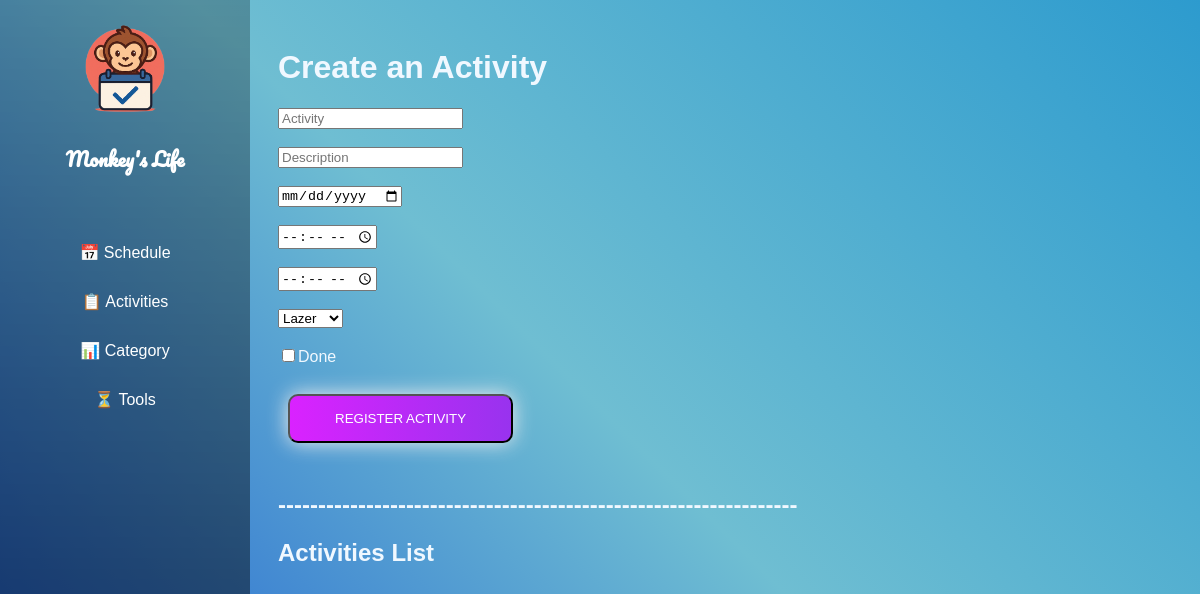
/activities/, run on an earlier commit of the app's database.
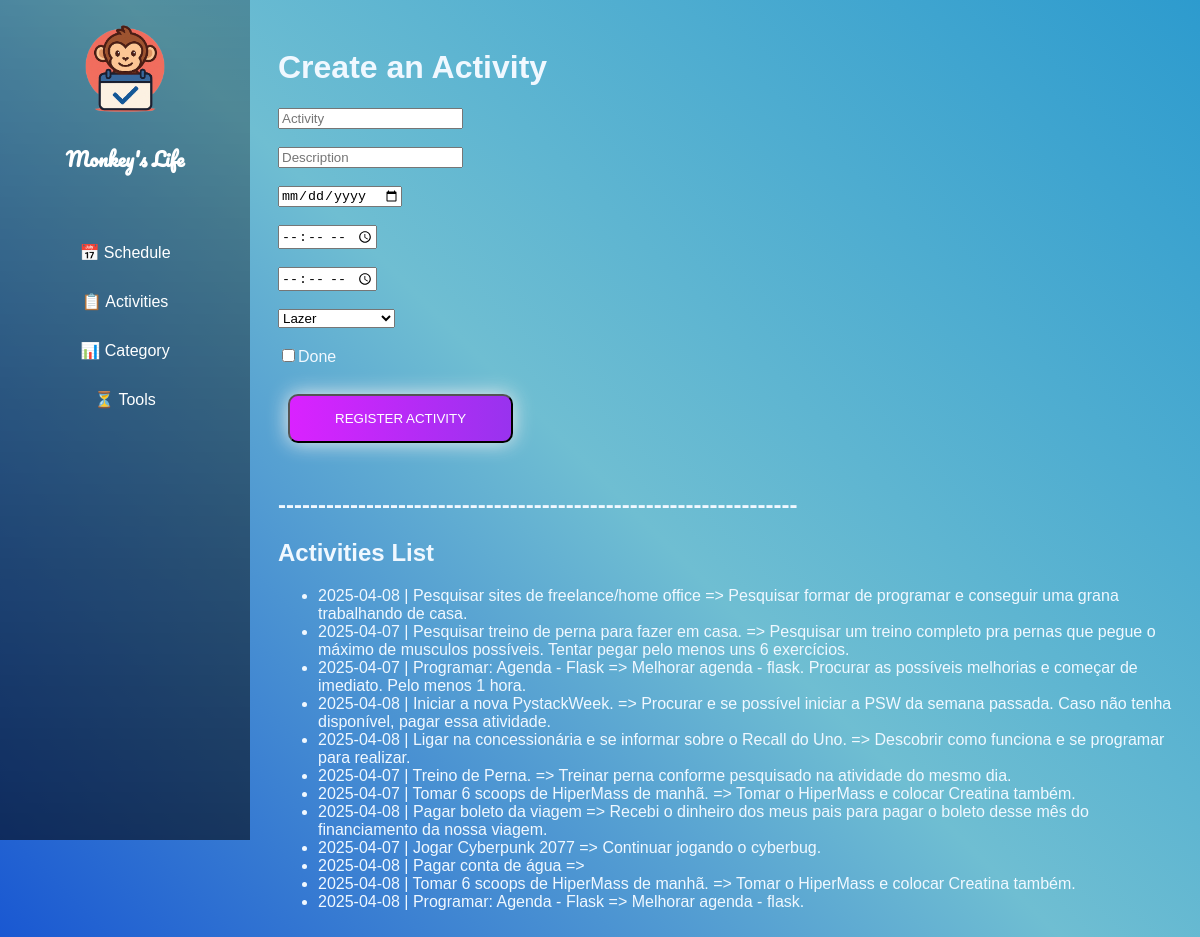
And on a later commit of the database.
### schedule/blueprints/activities/models.py (models this page shows, shortened)
class Activity(db.Model):
    __tablename__ = 'activities'
    id = db.Column(db.Integer, primary_key=True)
    name = db.Column(db.String(80), nullable=False)
    description = db.Column(db.String(200))
    date = db.Column(db.Date)
    start_time = db.Column(db.Time)
    end_time = db.Column(db.Time)
    category = db.Column(db.Integer, db.ForeignKey('categories.id'))
    done = db.Column(db.Boolean, default=False)

### schedule/blueprints/activities/routes.py (the view, shortened to what this page needs)
@activity.route('/', methods=['POST', 'GET'])
def index_activity():
    if request.method == 'GET':
        activities = Activity.query.all()
        categories = Category.query.all()
        return render_template('activities/index_activity.html', activities=activities, categories=categories)

### schedule/blueprints/activities/templates/activities/index_activity.html (shortened to what this page needs)
{% extends "base.html" %}
{% block content %}
<div class="content">
    <h1>Create an Activity</h1>
    <form action="{{ url_for('activity.index_activity') }}" method="POST">
        <input type="text" name="name" placeholder="Activity" required><br><br>
        <input type="text" name="description" placeholder="Description"><br><br>
        <input type="date" name="date" placeholder="Date"><br><br>
        <input type="time" name="start_time" placeholder="Start Time"><br><br>
        <input type="time" name="end_time" placeholder="End Time"><br><br>
        <select name="category_id">
            {% for category in categories %}
                <option value="{{ category.id }}">{{ category.name }}</option>
            {% endfor %}
        </select><br><br>
        <input type="checkbox" name="done">Done<br><br>
        <button class='btn-grad' type="submit">Register Activity</button><br>
    </form>
        <h2>-----------------------------------------------------------------</h2>
        <h2>Activities List</h2>
        <ul>
            {% for activity in activities %}
                <li>{{activity.date}} | {{activity.name}} => {{ activity.description }} </li>
            {% endfor %}
        </ul>
</div>
{% endblock %}

What changed in the data, as far as the page shows it:
added Activity: date "2025-04-08", name "Pesquisar sites de freelance/home office", description "Pesquisar formar de programar e conseguir uma grana trabalhando de casa."
added Activity: date "2025-04-07", name "Pesquisar treino de perna para fazer em casa.", description "Pesquisar um treino completo pra pernas que pegue o máximo de musculos possíveis. Tentar pegar pelo menos uns 6 exercícios."
added Activity: date "2025-04-07", name "Programar: Agenda - Flask", description "Melhorar agenda - flask. Procurar as possíveis melhorias e começar de imediato. Pelo menos 1 hora."
added Activity: date "2025-04-08", name "Iniciar a nova PystackWeek.", description "Procurar e se possível iniciar a PSW da semana passada. Caso não tenha disponível, pagar essa atividade."
added Activity: date "2025-04-08", name "Ligar na concessionária e se informar sobre o Recall do Uno.", description "Descobrir como funciona e se programar para realizar."
added Activity: date "2025-04-07", name "Treino de Perna.", description "Treinar perna conforme pesquisado na atividade do mesmo dia."
added Activity: date "2025-04-07", name "Tomar 6 scoops de HiperMass de manhã.", description "Tomar o HiperMass e colocar Creatina também."
added Activity: date "2025-04-08", name "Pagar boleto da viagem", description "Recebi o dinheiro dos meus pais para pagar o boleto desse mês do financiamento da nossa viagem."
added Activity: date "2025-04-07", name "Jogar Cyberpunk 2077", description "Continuar jogando o cyberbug."
added Activity: date "2025-04-08", name "Pagar conta de água"
added Activity: date "2025-04-08", name "Tomar 6 scoops de HiperMass de manhã.", description "Tomar o HiperMass e colocar Creatina também."
added Activity: date "2025-04-08", name "Programar: Agenda - Flask", description "Melhorar agenda - flask."
